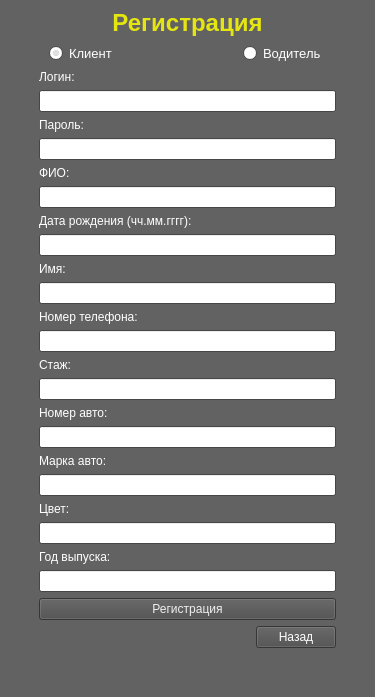
<?xml version="1.0" encoding="UTF-8"?>
<ui version="4.0">
 <class>WindRegist1</class>
 <widget class="QMainWindow" name="WindRegist1">
  <property name="geometry">
   <rect>
    <x>0</x>
    <y>0</y>
    <width>375</width>
    <height>678</height>
   </rect>
  </property>
  <property name="palette">
   <palette>
    <active>
     <colorrole role="Base">
      <brush brushstyle="SolidPattern">
       <color alpha="255">
        <red>255</red>
        <green>255</green>
        <blue>255</blue>
       </color>
      </brush>
     </colorrole>
     <colorrole role="Window">
      <brush brushstyle="SolidPattern">
       <color alpha="255">
        <red>98</red>
        <green>98</green>
        <blue>98</blue>
       </color>
      </brush>
     </colorrole>
    </active>
    <inactive>
     <colorrole role="Base">
      <brush brushstyle="SolidPattern">
       <color alpha="255">
        <red>255</red>
        <green>255</green>
        <blue>255</blue>
       </color>
      </brush>
     </colorrole>
     <colorrole role="Window">
      <brush brushstyle="SolidPattern">
       <color alpha="255">
        <red>98</red>
        <green>98</green>
        <blue>98</blue>
       </color>
      </brush>
     </colorrole>
    </inactive>
    <disabled>
     <colorrole role="Base">
      <brush brushstyle="SolidPattern">
       <color alpha="255">
        <red>98</red>
        <green>98</green>
        <blue>98</blue>
       </color>
      </brush>
     </colorrole>
     <colorrole role="Window">
      <brush brushstyle="SolidPattern">
       <color alpha="255">
        <red>98</red>
        <green>98</green>
        <blue>98</blue>
       </color>
      </brush>
     </colorrole>
    </disabled>
   </palette>
  </property>
  <property name="windowTitle">
   <string>Регистрация</string>
  </property>
  <widget class="QWidget" name="centralwidget">
   <layout class="QVBoxLayout" name="verticalLayout_2">
    <item>
     <spacer name="verticalSpacer_4">
      <property name="orientation">
       <enum>Qt::Vertical</enum>
      </property>
      <property name="sizeHint" stdset="0">
       <size>
        <width>20</width>
        <height>40</height>
       </size>
      </property>
     </spacer>
    </item>
    <item>
     <layout class="QHBoxLayout" name="horizontalLayout_2">
      <item>
       <spacer name="horizontalSpacer_4">
        <property name="orientation">
         <enum>Qt::Horizontal</enum>
        </property>
        <property name="sizeType">
         <enum>QSizePolicy::Fixed</enum>
        </property>
        <property name="sizeHint" stdset="0">
         <size>
          <width>40</width>
          <height>20</height>
         </size>
        </property>
       </spacer>
      </item>
      <item>
       <layout class="QVBoxLayout" name="verticalLayout_3">
        <item>
         <widget class="QLabel" name="label_4">
          <property name="sizePolicy">
           <sizepolicy hsizetype="Expanding" vsizetype="Preferred">
            <horstretch>0</horstretch>
            <verstretch>0</verstretch>
           </sizepolicy>
          </property>
          <property name="font">
           <font>
            <pointsize>18</pointsize>
           </font>
          </property>
          <property name="text">
           <string>&lt;html&gt;&lt;head/&gt;&lt;body&gt;&lt;p align=&quot;center&quot;&gt;&lt;span style=&quot; font-weight:600; color:#e5e512;&quot;&gt;Регистрация&lt;/span&gt;&lt;/p&gt;&lt;/body&gt;&lt;/html&gt;</string>
          </property>
          <property name="alignment">
           <set>Qt::AlignCenter</set>
          </property>
         </widget>
        </item>
        <item>
         <layout class="QHBoxLayout" name="horizontalLayout_3">
          <item>
           <widget class="QRadioButton" name="radioClient">
            <property name="palette">
             <palette>
              <active>
               <colorrole role="WindowText">
                <brush brushstyle="SolidPattern">
                 <color alpha="255">
                  <red>255</red>
                  <green>255</green>
                  <blue>255</blue>
                 </color>
                </brush>
               </colorrole>
               <colorrole role="Text">
                <brush brushstyle="SolidPattern">
                 <color alpha="255">
                  <red>255</red>
                  <green>255</green>
                  <blue>255</blue>
                 </color>
                </brush>
               </colorrole>
               <colorrole role="PlaceholderText">
                <brush brushstyle="SolidPattern">
                 <color alpha="128">
                  <red>255</red>
                  <green>255</green>
                  <blue>255</blue>
                 </color>
                </brush>
               </colorrole>
              </active>
              <inactive>
               <colorrole role="WindowText">
                <brush brushstyle="SolidPattern">
                 <color alpha="255">
                  <red>255</red>
                  <green>255</green>
                  <blue>255</blue>
                 </color>
                </brush>
               </colorrole>
               <colorrole role="Text">
                <brush brushstyle="SolidPattern">
                 <color alpha="255">
                  <red>255</red>
                  <green>255</green>
                  <blue>255</blue>
                 </color>
                </brush>
               </colorrole>
               <colorrole role="PlaceholderText">
                <brush brushstyle="SolidPattern">
                 <color alpha="128">
                  <red>255</red>
                  <green>255</green>
                  <blue>255</blue>
                 </color>
                </brush>
               </colorrole>
              </inactive>
              <disabled>
               <colorrole role="WindowText">
                <brush brushstyle="SolidPattern">
                 <color alpha="255">
                  <red>120</red>
                  <green>120</green>
                  <blue>120</blue>
                 </color>
                </brush>
               </colorrole>
               <colorrole role="Text">
                <brush brushstyle="SolidPattern">
                 <color alpha="255">
                  <red>120</red>
                  <green>120</green>
                  <blue>120</blue>
                 </color>
                </brush>
               </colorrole>
               <colorrole role="PlaceholderText">
                <brush brushstyle="SolidPattern">
                 <color alpha="128">
                  <red>0</red>
                  <green>0</green>
                  <blue>0</blue>
                 </color>
                </brush>
               </colorrole>
              </disabled>
             </palette>
            </property>
            <property name="font">
             <font>
              <pointsize>10</pointsize>
             </font>
            </property>
            <property name="text">
             <string>Клиент</string>
            </property>
            <property name="checked">
             <bool>true</bool>
            </property>
           </widget>
          </item>
          <item>
           <widget class="QRadioButton" name="radioDriver">
            <property name="sizePolicy">
             <sizepolicy hsizetype="Maximum" vsizetype="Fixed">
              <horstretch>0</horstretch>
              <verstretch>0</verstretch>
             </sizepolicy>
            </property>
            <property name="palette">
             <palette>
              <active>
               <colorrole role="WindowText">
                <brush brushstyle="SolidPattern">
                 <color alpha="255">
                  <red>255</red>
                  <green>255</green>
                  <blue>255</blue>
                 </color>
                </brush>
               </colorrole>
              </active>
              <inactive>
               <colorrole role="WindowText">
                <brush brushstyle="SolidPattern">
                 <color alpha="255">
                  <red>255</red>
                  <green>255</green>
                  <blue>255</blue>
                 </color>
                </brush>
               </colorrole>
              </inactive>
              <disabled>
               <colorrole role="WindowText">
                <brush brushstyle="SolidPattern">
                 <color alpha="255">
                  <red>120</red>
                  <green>120</green>
                  <blue>120</blue>
                 </color>
                </brush>
               </colorrole>
              </disabled>
             </palette>
            </property>
            <property name="font">
             <font>
              <pointsize>10</pointsize>
             </font>
            </property>
            <property name="text">
             <string>Водитель</string>
            </property>
           </widget>
          </item>
         </layout>
        </item>
       </layout>
      </item>
      <item>
       <spacer name="horizontalSpacer_3">
        <property name="orientation">
         <enum>Qt::Horizontal</enum>
        </property>
        <property name="sizeType">
         <enum>QSizePolicy::Minimum</enum>
        </property>
        <property name="sizeHint" stdset="0">
         <size>
          <width>40</width>
          <height>20</height>
         </size>
        </property>
       </spacer>
      </item>
     </layout>
    </item>
    <item>
     <spacer name="verticalSpacer_3">
      <property name="orientation">
       <enum>Qt::Vertical</enum>
      </property>
      <property name="sizeHint" stdset="0">
       <size>
        <width>20</width>
        <height>40</height>
       </size>
      </property>
     </spacer>
    </item>
    <item>
     <layout class="QHBoxLayout" name="horizontalLayout">
      <item>
       <spacer name="horizontalSpacer_2">
        <property name="orientation">
         <enum>Qt::Horizontal</enum>
        </property>
        <property name="sizeType">
         <enum>QSizePolicy::Minimum</enum>
        </property>
        <property name="sizeHint" stdset="0">
         <size>
          <width>30</width>
          <height>20</height>
         </size>
        </property>
       </spacer>
      </item>
      <item>
       <layout class="QVBoxLayout" name="verticalLayout">
        <item>
         <widget class="QLabel" name="login_l">
          <property name="sizePolicy">
           <sizepolicy hsizetype="Preferred" vsizetype="Preferred">
            <horstretch>0</horstretch>
            <verstretch>0</verstretch>
           </sizepolicy>
          </property>
          <property name="font">
           <font>
            <pointsize>9</pointsize>
           </font>
          </property>
          <property name="text">
           <string>&lt;html&gt;&lt;head/&gt;&lt;body&gt;&lt;p&gt;&lt;span style=&quot; color:#ffffff;&quot;&gt;Логин:&lt;/span&gt;&lt;/p&gt;&lt;/body&gt;&lt;/html&gt;</string>
          </property>
          <property name="wordWrap">
           <bool>false</bool>
          </property>
          <property name="margin">
           <number>1</number>
          </property>
         </widget>
        </item>
        <item>
         <widget class="QLineEdit" name="login_e">
          <property name="clearButtonEnabled">
           <bool>true</bool>
          </property>
         </widget>
        </item>
        <item>
         <widget class="QLabel" name="pswd_l">
          <property name="sizePolicy">
           <sizepolicy hsizetype="Preferred" vsizetype="Preferred">
            <horstretch>0</horstretch>
            <verstretch>0</verstretch>
           </sizepolicy>
          </property>
          <property name="font">
           <font>
            <pointsize>9</pointsize>
           </font>
          </property>
          <property name="text">
           <string>&lt;html&gt;&lt;head/&gt;&lt;body&gt;&lt;p&gt;&lt;span style=&quot; color:#ffffff;&quot;&gt;Пароль:&lt;/span&gt;&lt;/p&gt;&lt;/body&gt;&lt;/html&gt;</string>
          </property>
         </widget>
        </item>
        <item>
         <widget class="QLineEdit" name="pswd_e">
          <property name="autoFillBackground">
           <bool>false</bool>
          </property>
          <property name="clearButtonEnabled">
           <bool>true</bool>
          </property>
         </widget>
        </item>
        <item>
         <widget class="QLabel" name="fio_l">
          <property name="palette">
           <palette>
            <active>
             <colorrole role="WindowText">
              <brush brushstyle="SolidPattern">
               <color alpha="255">
                <red>255</red>
                <green>255</green>
                <blue>255</blue>
               </color>
              </brush>
             </colorrole>
            </active>
            <inactive>
             <colorrole role="WindowText">
              <brush brushstyle="SolidPattern">
               <color alpha="255">
                <red>255</red>
                <green>255</green>
                <blue>255</blue>
               </color>
              </brush>
             </colorrole>
            </inactive>
            <disabled>
             <colorrole role="WindowText">
              <brush brushstyle="SolidPattern">
               <color alpha="255">
                <red>120</red>
                <green>120</green>
                <blue>120</blue>
               </color>
              </brush>
             </colorrole>
            </disabled>
           </palette>
          </property>
          <property name="font">
           <font>
            <pointsize>9</pointsize>
           </font>
          </property>
          <property name="text">
           <string>ФИО:</string>
          </property>
         </widget>
        </item>
        <item>
         <widget class="QLineEdit" name="fio_e">
          <property name="clearButtonEnabled">
           <bool>true</bool>
          </property>
         </widget>
        </item>
        <item>
         <widget class="QLabel" name="birth_date_l">
          <property name="sizePolicy">
           <sizepolicy hsizetype="Preferred" vsizetype="Preferred">
            <horstretch>0</horstretch>
            <verstretch>0</verstretch>
           </sizepolicy>
          </property>
          <property name="font">
           <font>
            <pointsize>9</pointsize>
           </font>
          </property>
          <property name="text">
           <string>&lt;html&gt;&lt;head/&gt;&lt;body&gt;&lt;p&gt;&lt;span style=&quot; color:#ffffff;&quot;&gt;Дата рождения (чч.мм.гггг):&lt;/span&gt;&lt;/p&gt;&lt;/body&gt;&lt;/html&gt;</string>
          </property>
          <property name="wordWrap">
           <bool>false</bool>
          </property>
          <property name="margin">
           <number>1</number>
          </property>
         </widget>
        </item>
        <item>
         <widget class="QLineEdit" name="birth_date_e"/>
        </item>
        <item>
         <widget class="QLabel" name="name_l">
          <property name="palette">
           <palette>
            <active>
             <colorrole role="WindowText">
              <brush brushstyle="SolidPattern">
               <color alpha="255">
                <red>255</red>
                <green>255</green>
                <blue>255</blue>
               </color>
              </brush>
             </colorrole>
            </active>
            <inactive>
             <colorrole role="WindowText">
              <brush brushstyle="SolidPattern">
               <color alpha="255">
                <red>255</red>
                <green>255</green>
                <blue>255</blue>
               </color>
              </brush>
             </colorrole>
            </inactive>
            <disabled>
             <colorrole role="WindowText">
              <brush brushstyle="SolidPattern">
               <color alpha="255">
                <red>120</red>
                <green>120</green>
                <blue>120</blue>
               </color>
              </brush>
             </colorrole>
            </disabled>
           </palette>
          </property>
          <property name="font">
           <font>
            <pointsize>9</pointsize>
           </font>
          </property>
          <property name="text">
           <string>Имя:</string>
          </property>
         </widget>
        </item>
        <item>
         <widget class="QLineEdit" name="name_e">
          <property name="clearButtonEnabled">
           <bool>true</bool>
          </property>
         </widget>
        </item>
        <item>
         <widget class="QLabel" name="ph_l">
          <property name="enabled">
           <bool>true</bool>
          </property>
          <property name="palette">
           <palette>
            <active>
             <colorrole role="WindowText">
              <brush brushstyle="SolidPattern">
               <color alpha="255">
                <red>255</red>
                <green>255</green>
                <blue>255</blue>
               </color>
              </brush>
             </colorrole>
            </active>
            <inactive>
             <colorrole role="WindowText">
              <brush brushstyle="SolidPattern">
               <color alpha="255">
                <red>255</red>
                <green>255</green>
                <blue>255</blue>
               </color>
              </brush>
             </colorrole>
            </inactive>
            <disabled>
             <colorrole role="WindowText">
              <brush brushstyle="SolidPattern">
               <color alpha="255">
                <red>120</red>
                <green>120</green>
                <blue>120</blue>
               </color>
              </brush>
             </colorrole>
            </disabled>
           </palette>
          </property>
          <property name="font">
           <font>
            <pointsize>9</pointsize>
           </font>
          </property>
          <property name="text">
           <string>Номер телефона:</string>
          </property>
          <property name="Enabled" stdset="0">
           <bool>false</bool>
          </property>
         </widget>
        </item>
        <item>
         <widget class="QLineEdit" name="ph_e">
          <property name="clearButtonEnabled">
           <bool>true</bool>
          </property>
         </widget>
        </item>
        <item>
         <widget class="QLabel" name="stage_l">
          <property name="palette">
           <palette>
            <active>
             <colorrole role="WindowText">
              <brush brushstyle="SolidPattern">
               <color alpha="255">
                <red>255</red>
                <green>255</green>
                <blue>255</blue>
               </color>
              </brush>
             </colorrole>
            </active>
            <inactive>
             <colorrole role="WindowText">
              <brush brushstyle="SolidPattern">
               <color alpha="255">
                <red>255</red>
                <green>255</green>
                <blue>255</blue>
               </color>
              </brush>
             </colorrole>
            </inactive>
            <disabled>
             <colorrole role="WindowText">
              <brush brushstyle="SolidPattern">
               <color alpha="255">
                <red>120</red>
                <green>120</green>
                <blue>120</blue>
               </color>
              </brush>
             </colorrole>
            </disabled>
           </palette>
          </property>
          <property name="font">
           <font>
            <pointsize>9</pointsize>
           </font>
          </property>
          <property name="text">
           <string>Стаж:</string>
          </property>
         </widget>
        </item>
        <item>
         <widget class="QLineEdit" name="stage_e">
          <property name="clearButtonEnabled">
           <bool>true</bool>
          </property>
         </widget>
        </item>
        <item>
         <widget class="QLabel" name="car_num_l">
          <property name="palette">
           <palette>
            <active>
             <colorrole role="WindowText">
              <brush brushstyle="SolidPattern">
               <color alpha="255">
                <red>255</red>
                <green>255</green>
                <blue>255</blue>
               </color>
              </brush>
             </colorrole>
            </active>
            <inactive>
             <colorrole role="WindowText">
              <brush brushstyle="SolidPattern">
               <color alpha="255">
                <red>255</red>
                <green>255</green>
                <blue>255</blue>
               </color>
              </brush>
             </colorrole>
            </inactive>
            <disabled>
             <colorrole role="WindowText">
              <brush brushstyle="SolidPattern">
               <color alpha="255">
                <red>120</red>
                <green>120</green>
                <blue>120</blue>
               </color>
              </brush>
             </colorrole>
            </disabled>
           </palette>
          </property>
          <property name="font">
           <font>
            <pointsize>9</pointsize>
           </font>
          </property>
          <property name="text">
           <string>Номер авто:</string>
          </property>
         </widget>
        </item>
        <item>
         <widget class="QLineEdit" name="car_num_e">
          <property name="clearButtonEnabled">
           <bool>true</bool>
          </property>
         </widget>
        </item>
        <item>
         <widget class="QLabel" name="car_name_l">
          <property name="palette">
           <palette>
            <active>
             <colorrole role="WindowText">
              <brush brushstyle="SolidPattern">
               <color alpha="255">
                <red>255</red>
                <green>255</green>
                <blue>255</blue>
               </color>
              </brush>
             </colorrole>
            </active>
            <inactive>
             <colorrole role="WindowText">
              <brush brushstyle="SolidPattern">
               <color alpha="255">
                <red>255</red>
                <green>255</green>
                <blue>255</blue>
               </color>
              </brush>
             </colorrole>
            </inactive>
            <disabled>
             <colorrole role="WindowText">
              <brush brushstyle="SolidPattern">
               <color alpha="255">
                <red>120</red>
                <green>120</green>
                <blue>120</blue>
               </color>
              </brush>
             </colorrole>
            </disabled>
           </palette>
          </property>
          <property name="font">
           <font>
            <pointsize>9</pointsize>
           </font>
          </property>
          <property name="text">
           <string>Марка авто:</string>
          </property>
         </widget>
        </item>
        <item>
         <widget class="QLineEdit" name="car_name_e">
          <property name="clearButtonEnabled">
           <bool>true</bool>
          </property>
         </widget>
        </item>
        <item>
         <widget class="QLabel" name="car_color_l">
          <property name="palette">
           <palette>
            <active>
             <colorrole role="WindowText">
              <brush brushstyle="SolidPattern">
               <color alpha="255">
                <red>255</red>
                <green>255</green>
                <blue>255</blue>
               </color>
              </brush>
             </colorrole>
            </active>
            <inactive>
             <colorrole role="WindowText">
              <brush brushstyle="SolidPattern">
               <color alpha="255">
                <red>255</red>
                <green>255</green>
                <blue>255</blue>
               </color>
              </brush>
             </colorrole>
            </inactive>
            <disabled>
             <colorrole role="WindowText">
              <brush brushstyle="SolidPattern">
               <color alpha="255">
                <red>120</red>
                <green>120</green>
                <blue>120</blue>
               </color>
              </brush>
             </colorrole>
            </disabled>
           </palette>
          </property>
          <property name="font">
           <font>
            <pointsize>9</pointsize>
           </font>
          </property>
          <property name="text">
           <string>Цвет:</string>
          </property>
         </widget>
        </item>
        <item>
         <widget class="QLineEdit" name="car_color_e">
          <property name="clearButtonEnabled">
           <bool>true</bool>
          </property>
         </widget>
        </item>
        <item>
         <widget class="QLabel" name="car_year_l">
          <property name="palette">
           <palette>
            <active>
             <colorrole role="WindowText">
              <brush brushstyle="SolidPattern">
               <color alpha="255">
                <red>255</red>
                <green>255</green>
                <blue>255</blue>
               </color>
              </brush>
             </colorrole>
            </active>
            <inactive>
             <colorrole role="WindowText">
              <brush brushstyle="SolidPattern">
               <color alpha="255">
                <red>255</red>
                <green>255</green>
                <blue>255</blue>
               </color>
              </brush>
             </colorrole>
            </inactive>
            <disabled>
             <colorrole role="WindowText">
              <brush brushstyle="SolidPattern">
               <color alpha="255">
                <red>120</red>
                <green>120</green>
                <blue>120</blue>
               </color>
              </brush>
             </colorrole>
            </disabled>
           </palette>
          </property>
          <property name="font">
           <font>
            <pointsize>9</pointsize>
           </font>
          </property>
          <property name="text">
           <string>Год выпуска:</string>
          </property>
         </widget>
        </item>
        <item>
         <widget class="QLineEdit" name="car_year_e">
          <property name="clearButtonEnabled">
           <bool>true</bool>
          </property>
         </widget>
        </item>
        <item>
         <spacer name="verticalSpacer">
          <property name="orientation">
           <enum>Qt::Vertical</enum>
          </property>
          <property name="sizeType">
           <enum>QSizePolicy::Maximum</enum>
          </property>
          <property name="sizeHint" stdset="0">
           <size>
            <width>20</width>
            <height>25</height>
           </size>
          </property>
         </spacer>
        </item>
        <item>
         <widget class="QPushButton" name="regButton">
          <property name="sizePolicy">
           <sizepolicy hsizetype="Minimum" vsizetype="Fixed">
            <horstretch>0</horstretch>
            <verstretch>0</verstretch>
           </sizepolicy>
          </property>
          <property name="palette">
           <palette>
            <active>
             <colorrole role="WindowText">
              <brush brushstyle="SolidPattern">
               <color alpha="255">
                <red>30</red>
                <green>30</green>
                <blue>30</blue>
               </color>
              </brush>
             </colorrole>
             <colorrole role="Button">
              <brush brushstyle="SolidPattern">
               <color alpha="255">
                <red>76</red>
                <green>76</green>
                <blue>76</blue>
               </color>
              </brush>
             </colorrole>
             <colorrole role="Light">
              <brush brushstyle="SolidPattern">
               <color alpha="255">
                <red>18</red>
                <green>18</green>
                <blue>18</blue>
               </color>
              </brush>
             </colorrole>
             <colorrole role="Midlight">
              <brush brushstyle="SolidPattern">
               <color alpha="255">
                <red>43</red>
                <green>43</green>
                <blue>43</blue>
               </color>
              </brush>
             </colorrole>
             <colorrole role="Dark">
              <brush brushstyle="SolidPattern">
               <color alpha="255">
                <red>43</red>
                <green>43</green>
                <blue>43</blue>
               </color>
              </brush>
             </colorrole>
             <colorrole role="Mid">
              <brush brushstyle="SolidPattern">
               <color alpha="255">
                <red>43</red>
                <green>43</green>
                <blue>43</blue>
               </color>
              </brush>
             </colorrole>
             <colorrole role="Text">
              <brush brushstyle="SolidPattern">
               <color alpha="255">
                <red>15</red>
                <green>15</green>
                <blue>15</blue>
               </color>
              </brush>
             </colorrole>
             <colorrole role="ButtonText">
              <brush brushstyle="SolidPattern">
               <color alpha="255">
                <red>239</red>
                <green>239</green>
                <blue>239</blue>
               </color>
              </brush>
             </colorrole>
             <colorrole role="Base">
              <brush brushstyle="SolidPattern">
               <color alpha="255">
                <red>76</red>
                <green>76</green>
                <blue>76</blue>
               </color>
              </brush>
             </colorrole>
             <colorrole role="Window">
              <brush brushstyle="SolidPattern">
               <color alpha="255">
                <red>76</red>
                <green>76</green>
                <blue>76</blue>
               </color>
              </brush>
             </colorrole>
             <colorrole role="HighlightedText">
              <brush brushstyle="SolidPattern">
               <color alpha="255">
                <red>12</red>
                <green>12</green>
                <blue>12</blue>
               </color>
              </brush>
             </colorrole>
             <colorrole role="AlternateBase">
              <brush brushstyle="SolidPattern">
               <color alpha="255">
                <red>43</red>
                <green>43</green>
                <blue>43</blue>
               </color>
              </brush>
             </colorrole>
             <colorrole role="NoRole">
              <brush brushstyle="SolidPattern">
               <color alpha="255">
                <red>48</red>
                <green>48</green>
                <blue>48</blue>
               </color>
              </brush>
             </colorrole>
             <colorrole role="PlaceholderText">
              <brush brushstyle="SolidPattern">
               <color alpha="128">
                <red>33</red>
                <green>33</green>
                <blue>33</blue>
               </color>
              </brush>
             </colorrole>
            </active>
            <inactive>
             <colorrole role="WindowText">
              <brush brushstyle="SolidPattern">
               <color alpha="255">
                <red>30</red>
                <green>30</green>
                <blue>30</blue>
               </color>
              </brush>
             </colorrole>
             <colorrole role="Button">
              <brush brushstyle="SolidPattern">
               <color alpha="255">
                <red>76</red>
                <green>76</green>
                <blue>76</blue>
               </color>
              </brush>
             </colorrole>
             <colorrole role="Light">
              <brush brushstyle="SolidPattern">
               <color alpha="255">
                <red>18</red>
                <green>18</green>
                <blue>18</blue>
               </color>
              </brush>
             </colorrole>
             <colorrole role="Midlight">
              <brush brushstyle="SolidPattern">
               <color alpha="255">
                <red>43</red>
                <green>43</green>
                <blue>43</blue>
               </color>
              </brush>
             </colorrole>
             <colorrole role="Dark">
              <brush brushstyle="SolidPattern">
               <color alpha="255">
                <red>43</red>
                <green>43</green>
                <blue>43</blue>
               </color>
              </brush>
             </colorrole>
             <colorrole role="Mid">
              <brush brushstyle="SolidPattern">
               <color alpha="255">
                <red>43</red>
                <green>43</green>
                <blue>43</blue>
               </color>
              </brush>
             </colorrole>
             <colorrole role="Text">
              <brush brushstyle="SolidPattern">
               <color alpha="255">
                <red>15</red>
                <green>15</green>
                <blue>15</blue>
               </color>
              </brush>
             </colorrole>
             <colorrole role="ButtonText">
              <brush brushstyle="SolidPattern">
               <color alpha="255">
                <red>239</red>
                <green>239</green>
                <blue>239</blue>
               </color>
              </brush>
             </colorrole>
             <colorrole role="Base">
              <brush brushstyle="SolidPattern">
               <color alpha="255">
                <red>76</red>
                <green>76</green>
                <blue>76</blue>
               </color>
              </brush>
             </colorrole>
             <colorrole role="Window">
              <brush brushstyle="SolidPattern">
               <color alpha="255">
                <red>76</red>
                <green>76</green>
                <blue>76</blue>
               </color>
              </brush>
             </colorrole>
             <colorrole role="HighlightedText">
              <brush brushstyle="SolidPattern">
               <color alpha="255">
                <red>12</red>
                <green>12</green>
                <blue>12</blue>
               </color>
              </brush>
             </colorrole>
             <colorrole role="AlternateBase">
              <brush brushstyle="SolidPattern">
               <color alpha="255">
                <red>43</red>
                <green>43</green>
                <blue>43</blue>
               </color>
              </brush>
             </colorrole>
             <colorrole role="NoRole">
              <brush brushstyle="SolidPattern">
               <color alpha="255">
                <red>48</red>
                <green>48</green>
                <blue>48</blue>
               </color>
              </brush>
             </colorrole>
             <colorrole role="PlaceholderText">
              <brush brushstyle="SolidPattern">
               <color alpha="128">
                <red>33</red>
                <green>33</green>
                <blue>33</blue>
               </color>
              </brush>
             </colorrole>
            </inactive>
            <disabled>
             <colorrole role="WindowText">
              <brush brushstyle="SolidPattern">
               <color alpha="255">
                <red>43</red>
                <green>43</green>
                <blue>43</blue>
               </color>
              </brush>
             </colorrole>
             <colorrole role="Button">
              <brush brushstyle="SolidPattern">
               <color alpha="255">
                <red>76</red>
                <green>76</green>
                <blue>76</blue>
               </color>
              </brush>
             </colorrole>
             <colorrole role="Light">
              <brush brushstyle="SolidPattern">
               <color alpha="255">
                <red>18</red>
                <green>18</green>
                <blue>18</blue>
               </color>
              </brush>
             </colorrole>
             <colorrole role="Midlight">
              <brush brushstyle="SolidPattern">
               <color alpha="255">
                <red>43</red>
                <green>43</green>
                <blue>43</blue>
               </color>
              </brush>
             </colorrole>
             <colorrole role="Dark">
              <brush brushstyle="SolidPattern">
               <color alpha="255">
                <red>43</red>
                <green>43</green>
                <blue>43</blue>
               </color>
              </brush>
             </colorrole>
             <colorrole role="Mid">
              <brush brushstyle="SolidPattern">
               <color alpha="255">
                <red>43</red>
                <green>43</green>
                <blue>43</blue>
               </color>
              </brush>
             </colorrole>
             <colorrole role="Text">
              <brush brushstyle="SolidPattern">
               <color alpha="255">
                <red>43</red>
                <green>43</green>
                <blue>43</blue>
               </color>
              </brush>
             </colorrole>
             <colorrole role="ButtonText">
              <brush brushstyle="SolidPattern">
               <color alpha="255">
                <red>43</red>
                <green>43</green>
                <blue>43</blue>
               </color>
              </brush>
             </colorrole>
             <colorrole role="Base">
              <brush brushstyle="SolidPattern">
               <color alpha="255">
                <red>76</red>
                <green>76</green>
                <blue>76</blue>
               </color>
              </brush>
             </colorrole>
             <colorrole role="Window">
              <brush brushstyle="SolidPattern">
               <color alpha="255">
                <red>76</red>
                <green>76</green>
                <blue>76</blue>
               </color>
              </brush>
             </colorrole>
             <colorrole role="HighlightedText">
              <brush brushstyle="SolidPattern">
               <color alpha="255">
                <red>12</red>
                <green>12</green>
                <blue>12</blue>
               </color>
              </brush>
             </colorrole>
             <colorrole role="AlternateBase">
              <brush brushstyle="SolidPattern">
               <color alpha="255">
                <red>43</red>
                <green>43</green>
                <blue>43</blue>
               </color>
              </brush>
             </colorrole>
             <colorrole role="NoRole">
              <brush brushstyle="SolidPattern">
               <color alpha="255">
                <red>48</red>
                <green>48</green>
                <blue>48</blue>
               </color>
              </brush>
             </colorrole>
             <colorrole role="PlaceholderText">
              <brush brushstyle="SolidPattern">
               <color alpha="128">
                <red>33</red>
                <green>33</green>
                <blue>33</blue>
               </color>
              </brush>
             </colorrole>
            </disabled>
           </palette>
          </property>
          <property name="font">
           <font>
            <family>MS Shell Dlg 2</family>
            <pointsize>9</pointsize>
            <weight>50</weight>
            <italic>false</italic>
            <bold>false</bold>
            <underline>false</underline>
           </font>
          </property>
          <property name="styleSheet">
           <string notr="true">background-color: rgb(76, 76, 76);  /* Черный фон кнопки */
color: ;
font: 9pt &quot;MS Shell Dlg 2&quot;;</string>
          </property>
          <property name="text">
           <string>Регистрация</string>
          </property>
         </widget>
        </item>
        <item>
         <layout class="QHBoxLayout" name="horizontalLayout_4">
          <item>
           <spacer name="horizontalSpacer_5">
            <property name="orientation">
             <enum>Qt::Horizontal</enum>
            </property>
            <property name="sizeHint" stdset="0">
             <size>
              <width>40</width>
              <height>20</height>
             </size>
            </property>
           </spacer>
          </item>
          <item>
           <widget class="QPushButton" name="back">
            <property name="palette">
             <palette>
              <active>
               <colorrole role="WindowText">
                <brush brushstyle="SolidPattern">
                 <color alpha="255">
                  <red>255</red>
                  <green>255</green>
                  <blue>255</blue>
                 </color>
                </brush>
               </colorrole>
               <colorrole role="Button">
                <brush brushstyle="SolidPattern">
                 <color alpha="255">
                  <red>76</red>
                  <green>76</green>
                  <blue>76</blue>
                 </color>
                </brush>
               </colorrole>
               <colorrole role="ButtonText">
                <brush brushstyle="SolidPattern">
                 <color alpha="255">
                  <red>255</red>
                  <green>255</green>
                  <blue>255</blue>
                 </color>
                </brush>
               </colorrole>
               <colorrole role="Base">
                <brush brushstyle="SolidPattern">
                 <color alpha="255">
                  <red>76</red>
                  <green>76</green>
                  <blue>76</blue>
                 </color>
                </brush>
               </colorrole>
               <colorrole role="Window">
                <brush brushstyle="SolidPattern">
                 <color alpha="255">
                  <red>76</red>
                  <green>76</green>
                  <blue>76</blue>
                 </color>
                </brush>
               </colorrole>
              </active>
              <inactive>
               <colorrole role="WindowText">
                <brush brushstyle="SolidPattern">
                 <color alpha="255">
                  <red>255</red>
                  <green>255</green>
                  <blue>255</blue>
                 </color>
                </brush>
               </colorrole>
               <colorrole role="Button">
                <brush brushstyle="SolidPattern">
                 <color alpha="255">
                  <red>76</red>
                  <green>76</green>
                  <blue>76</blue>
                 </color>
                </brush>
               </colorrole>
               <colorrole role="ButtonText">
                <brush brushstyle="SolidPattern">
                 <color alpha="255">
                  <red>255</red>
                  <green>255</green>
                  <blue>255</blue>
                 </color>
                </brush>
               </colorrole>
               <colorrole role="Base">
                <brush brushstyle="SolidPattern">
                 <color alpha="255">
                  <red>76</red>
                  <green>76</green>
                  <blue>76</blue>
                 </color>
                </brush>
               </colorrole>
               <colorrole role="Window">
                <brush brushstyle="SolidPattern">
                 <color alpha="255">
                  <red>76</red>
                  <green>76</green>
                  <blue>76</blue>
                 </color>
                </brush>
               </colorrole>
              </inactive>
              <disabled>
               <colorrole role="WindowText">
                <brush brushstyle="SolidPattern">
                 <color alpha="255">
                  <red>120</red>
                  <green>120</green>
                  <blue>120</blue>
                 </color>
                </brush>
               </colorrole>
               <colorrole role="Button">
                <brush brushstyle="SolidPattern">
                 <color alpha="255">
                  <red>76</red>
                  <green>76</green>
                  <blue>76</blue>
                 </color>
                </brush>
               </colorrole>
               <colorrole role="ButtonText">
                <brush brushstyle="SolidPattern">
                 <color alpha="255">
                  <red>120</red>
                  <green>120</green>
                  <blue>120</blue>
                 </color>
                </brush>
               </colorrole>
               <colorrole role="Base">
                <brush brushstyle="SolidPattern">
                 <color alpha="255">
                  <red>76</red>
                  <green>76</green>
                  <blue>76</blue>
                 </color>
                </brush>
               </colorrole>
               <colorrole role="Window">
                <brush brushstyle="SolidPattern">
                 <color alpha="255">
                  <red>76</red>
                  <green>76</green>
                  <blue>76</blue>
                 </color>
                </brush>
               </colorrole>
              </disabled>
             </palette>
            </property>
            <property name="styleSheet">
             <string notr="true">background-color: rgb(76, 76, 76);  /* Черный фон кнопки */
color: ;
font: 9pt &quot;MS Shell Dlg 2&quot;;</string>
            </property>
            <property name="text">
             <string>Назад</string>
            </property>
           </widget>
          </item>
         </layout>
        </item>
       </layout>
      </item>
      <item>
       <spacer name="horizontalSpacer">
        <property name="orientation">
         <enum>Qt::Horizontal</enum>
        </property>
        <property name="sizeType">
         <enum>QSizePolicy::Minimum</enum>
        </property>
        <property name="sizeHint" stdset="0">
         <size>
          <width>30</width>
          <height>20</height>
         </size>
        </property>
       </spacer>
      </item>
     </layout>
    </item>
    <item>
     <spacer name="bottom_spacer">
      <property name="orientation">
       <enum>Qt::Vertical</enum>
      </property>
      <property name="sizeType">
       <enum>QSizePolicy::MinimumExpanding</enum>
      </property>
      <property name="sizeHint" stdset="0">
       <size>
        <width>20</width>
        <height>40</height>
       </size>
      </property>
     </spacer>
    </item>
   </layout>
  </widget>
 </widget>
 <resources/>
 <connections/>
</ui>
